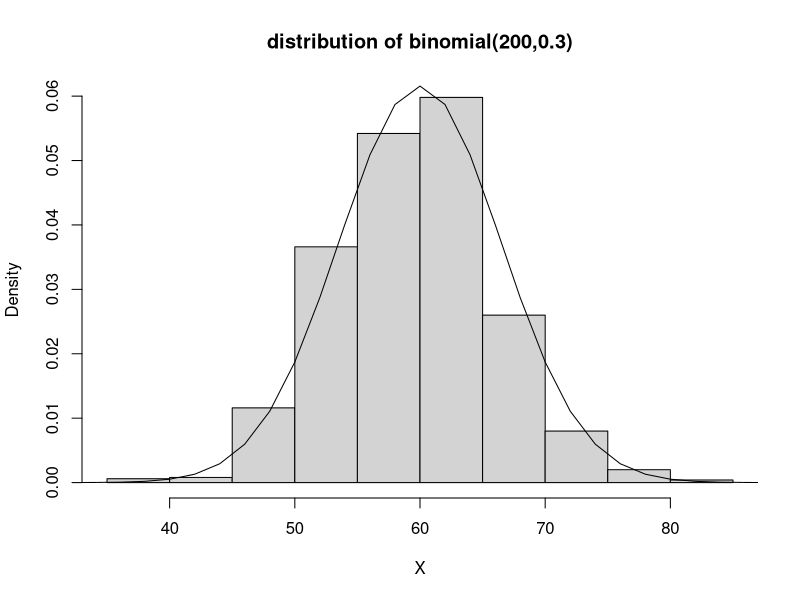
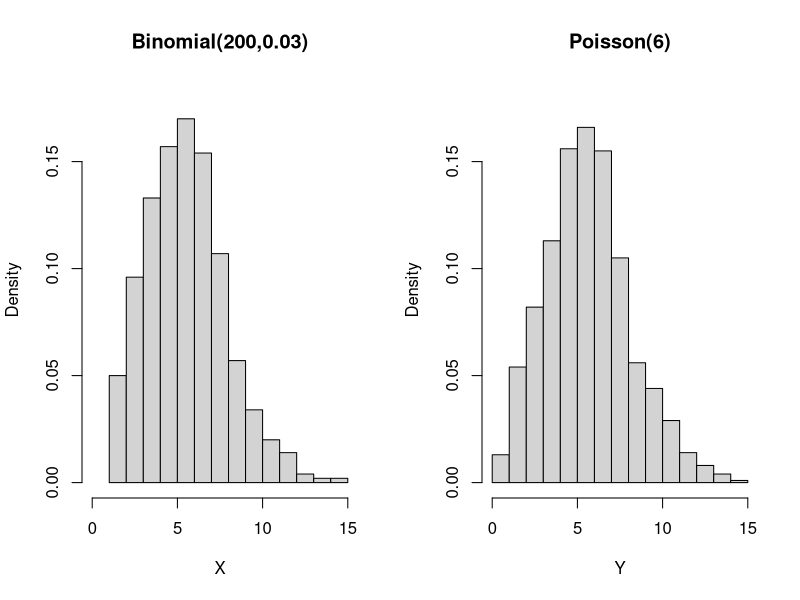
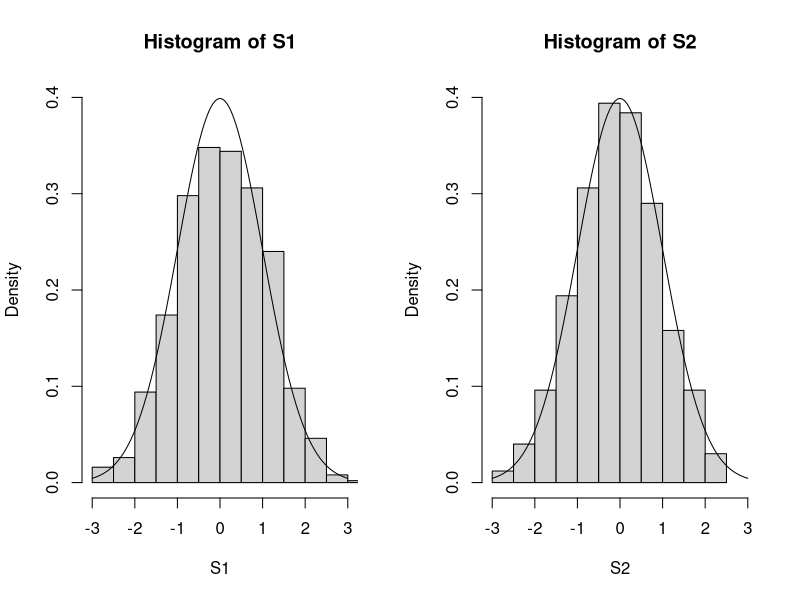
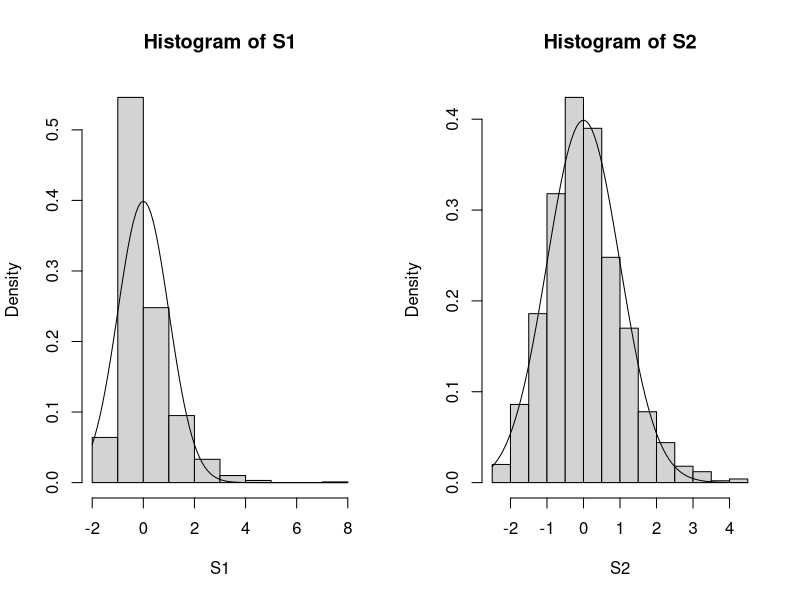
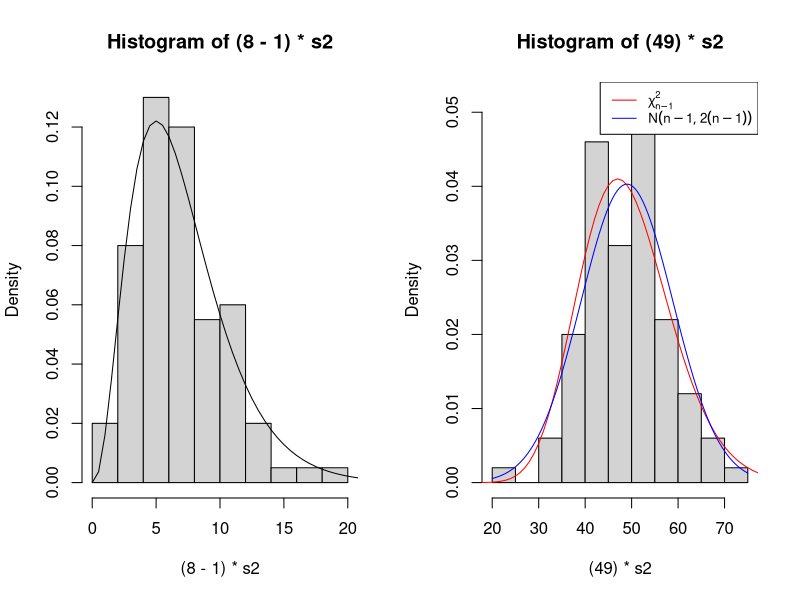
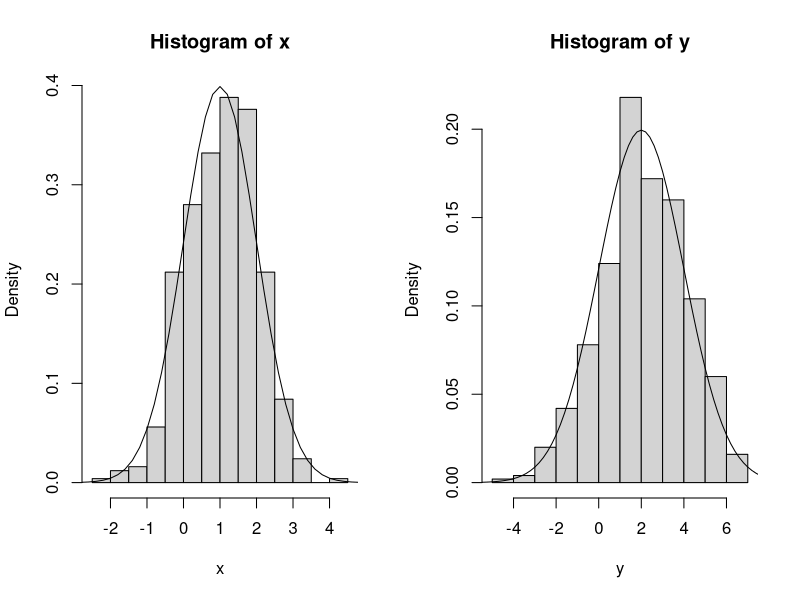
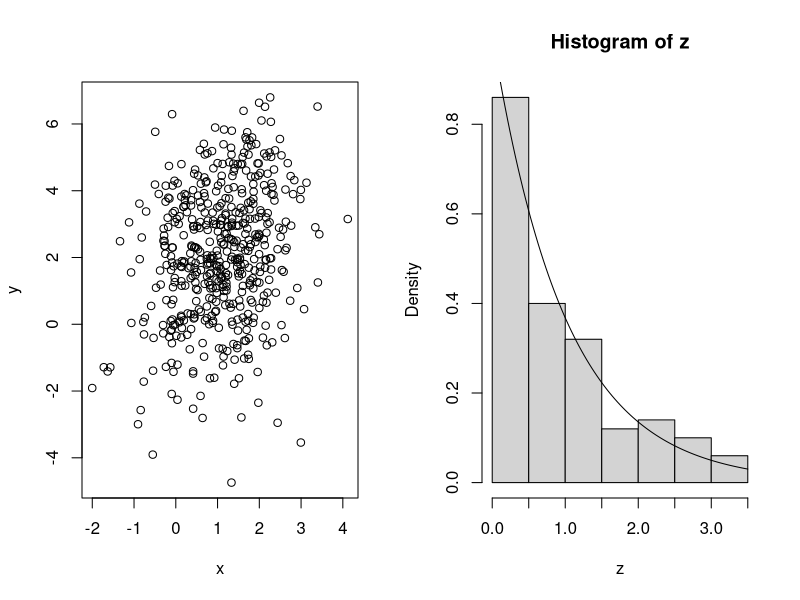
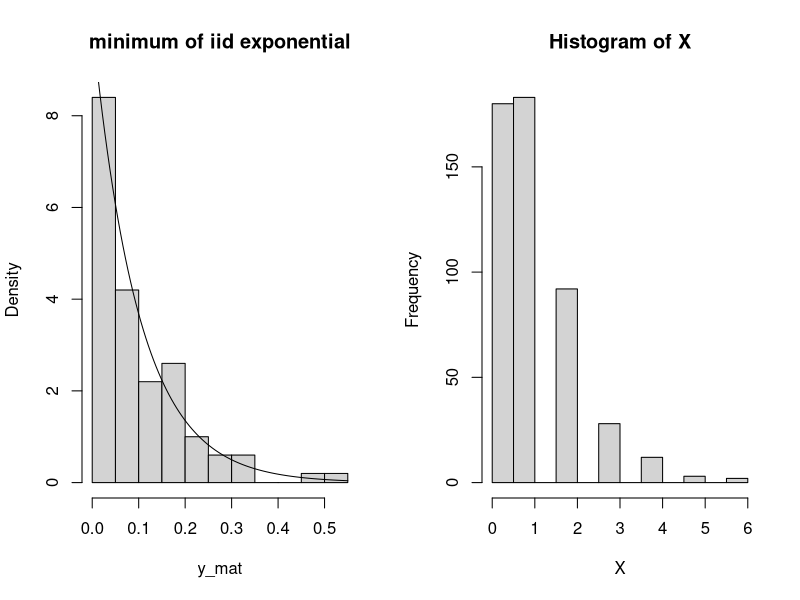

Source code (R) for these figures, in order:
## ---- chunk 1
knitr::opts_chunk$set(echo = TRUE)
## ---- chunk 2
set.seed(4023)

X<-rbinom(1000,200,0.3)
hist(X, prob=TRUE, main="distribution of binomial(200,0.3)")
x_mean<-200*0.3
x_sd<-sqrt(200*0.3*0.7)
curve(dnorm(x,mean=x_mean, sd=x_sd), xlim=c(0,200), add=T)
## ---- chunk 3
pbinom(55,200,0.3)-pbinom(44,200,0.3)
## ---- chunk 4
dbinom(45:55,200,0.3)
sum(dbinom(45:55,200,0.3))
## ---- chunk 5
pnorm(55, mean=x_mean, sd=x_sd) - pnorm(45,mean=x_mean, sd=x_sd) 
## ---- chunk 6
pnorm(55.5, mean=x_mean, sd=x_sd) - pnorm(44.5, mean=x_mean, sd=x_sd)
## ---- chunk 7
set.seed(3023)
par(mfrow=c(1,2))
X<-rbinom(1000,200,0.03)
hist(X, breaks=15, prob=TRUE, xlim=c(0,15), ylim=c(0,0.18), main="Binomial(200,0.03)")
Y<-rpois(1000,6)
hist(Y, breaks=15, prob=TRUE, xlim=c(0,15), ylim=c(0,0.18), main="Poisson(6)")
## ---- chunk 8
pbinom(5,200,0.03)
ppois(5,6)
## ---- chunk 9
pnorm(5,mean=200*0.03,sd=sqrt(200*0.03*0.97))
## ---- chunk 10
set.seed(3023)

n <- 5
k <- 1000

result1 <- rep(0,k)

for (i in 1:k) {
  result1[i] <- sum(runif(n))
}

S1 <- (result1 - 0.5 * n) / sqrt(n * 1 / 12)



# repeating for n=100
n <- 100

result2 <- rep(0, k)
for (i in 1:k) {
  result2[i] <- sum(runif(n))
}

S2 <- (result2 - 0.5 * n) / sqrt(n * 1 / 12
)
## ---- chunk 11
par(mfrow=c(1,2))
hist(S1, prob=TRUE, ylim=c(0,0.4), xlim=c(-3,3))
curve(dnorm(x,mean=0, sd=1),add=T)
hist(S2, prob=TRUE, ylim=c(0,0.4), xlim=c(-3,3))
curve(dnorm(x,mean=0, sd=1),add=T)
## ---- chunk 12
set.seed(3023)


n <- 5
k <- 1000
result1 <- rep(0, k)

for (i in 1:k) {
  result1[i] <- sum(rlnorm(n, meanlog = 0, sdlog = 1))
}

S1 = (result1 - exp(1 / 2) * n) / sqrt(n * (exp(1) - 1) * exp(1))


n <- 100
k <- 1000
result2 <- rep(0, k)

for (i in 1:k) {
  result2[i] <- sum(rlnorm(n, meanlog = 0, sdlog = 1))
}

S2 <- (result2 - exp(1 / 2) * n) / sqrt(n * (exp(1) - 1) * exp(1))


par(mfrow = c(1, 2))
hist(S1, prob = TRUE)
curve(dnorm(x, mean = 0, sd = 1), add = T)
hist(S2, prob = TRUE)
curve(dnorm(x, mean = 0, sd = 1), add = T)
## ---- chunk 13
set.seed(4023)

s2 <- vector()

for (i in 1:100) {
  s2[i] <- # storing the result as the ith element of s2
    var(rnorm(8, mean = 0, sd = 1)) # generating 8 iid N(0,1) RVs and calculating their variance
}
## ---- chunk 14
hist((8-1)*s2, prob=TRUE)
curve(dchisq(x, df = 7), xlim=c(0,50), add=T)
## ---- chunk 15
set.seed(4023)

s2 <- vector() # initialising vector 

for (i in 1:100) {
  s2[i] <- # storing the result as the ith element of s2
    var(rnorm(50, mean = 0, sd = 1)) # generating 50 iid N(0,1) RVs and calculating their variance
}

hist((49)*s2, prob=TRUE)
curve(dchisq(x, df = 49), xlim=c(0,100), add=T, col = "red", lty=1)
curve(dnorm(x, mean = 49, sd = (2*49)**0.5), add = T, col = "blue", lty=1)
legend("topright", legend = c(expression(chi[n-1]^2), expression(N(n-1,2(n-1)))),
       col = c("red", "blue"), lty=1:1, cex=0.8)
## ---- chunk 16
n = 50

# using exact distribution:
1 - pchisq(54, df = n-1) 

# using normal approximation:
1 - pnorm(54, mean = n-1, 
          sd = (2*(n-1))**0.5) # sqrt
## ---- chunk 17
set.seed(4023)
library(MASS)

sigma <- matrix(c(1,0.5,0.5,4),2,2) # specifying the covariance matrix

q2a <- mvrnorm(n = 500, mu = c(1,2), Sigma = sigma)
x <- q2a[,1]
y <- q2a[,2]
## ---- chunk 18
hist(x, prob=TRUE)
curve(dnorm(x, mean = 1, sd = 1), xlim=c(-10,10), add=T)
## ---- chunk 19
hist(y, prob=TRUE)
curve(dnorm(x, mean = 2, sd = 2), xlim=c(-10,10), add=T)
## ---- chunk 20
plot(x,y,
     xlab = "x", ylab = "y")

cor(x,y)
## ---- chunk 21
set.seed(3023)

u <- runif(n = 100)
z <- -1*log(u)

hist(z, freq = FALSE)
curve(dexp(x, rate = 1), add=T)
## ---- chunk 22
set.seed(3023)

x_mat <- 
  rexp(n=100*10, rate = 1) |> matrix(nrow=10, ncol=100)

# we need to take the minimum of each of 10 trials
y_mat <- apply(x_mat, 
               2, # applying over columns (1 if row)
               min)
## ---- chunk 23
# x_mat <- rexp(n=100*10, rate = 1) |> matrix(ncol = 10, nrow = 100)
# y_mat <- apply(x_mat,
#                1,
#                min)
## ---- chunk 24
hist(y_mat, freq = FALSE, main = "minimum of iid exponential")
curve(dexp(x, rate=10), add = TRUE)
## ---- chunk 25
N <- rpois(n=500, lambda = 5)
## ---- chunk 26
X <- rbinom(n=500,
       size = N, # size of trials (n)
       prob = 0.2)
## ---- chunk 27
hist(X)
## ---- chunk 28
table(X)/500
## ---- chunk 29
dpois(min(X):max(X), lambda = 1) |> round(3)
## ---- chunk 30
z <- rnorm(n=100)
u <- z^2

hist(u, freq = FALSE)
curve(dchisq(x, 1), add=TRUE, col="blue")
curve(dgamma(x, shape = 1/2, scale = 2), add=TRUE, col="red", lty=2)
## ---- chunk 31
t <- rt(100, df=5)
f <- t^2

hist(f, freq=FALSE, main="square of t distrib")
curve(df(x, df1=1, df2=5), add = TRUE)
## ---- chunk 32
set.seed(3023)

y <- rf(100, df1=5, df2=2)
w <- 1/y

hist(w, freq=F, main="inverse of an F distrib", ylim=c(0,0.8))
curve(df(x, df1=2, df2=5), add = TRUE)
## ---- chunk 33
z <- rbeta(100, shape1 = 2, shape2 = 1)
v <- 2*z/(4*(1-z))

hist(v, freq=FALSE, ylim=c(0,0.5), main="transformation of beta distribution")
curve(df(x, df1=4, df2=2), add=TRUE)
## ---- chunk 34
set.seed(72357)

q4_sample <- rpois(n = 50, lambda = 1)

# true value of theta:
theta_true <- exp(-1)

# computing MLE estimator
x_bar <- mean(q4_sample)
theta_MLE <- exp(-1*x_bar)

# computing unbiased estimator
Y <- sum(q4_sample==0)
theta2 <- Y/50

# computing estimator theta_3, using question 2
S <- sum(q4_sample)
theta3 <- (1 - (1/50))^S
## ---- chunk 35
set.seed(72357)

lambda_vals <- seq(1, 5, length = 40)
n <- 50  # sample size
N <- 5000  # number of simulation iterations

MSE_MLE <- numeric(length(lambda_vals))
MSE_unbiased <- numeric(length(lambda_vals))
MSE_theta3 <- numeric(length(lambda_vals))

# looping over each lambda value
for (i in 1:length(lambda_vals)) {
  lambda <- lambda_vals[i]
  # initialising vectors to store squared errors for each estimator
  sq_errors_MLE <- numeric(N)
  sq_errors_unbiased <- numeric(N)
  sq_errors_theta3 <- numeric(N)
  
  # inner loop for simulation iterations
  for (j in 1:N) {
    # generating random sample
    sample <- rpois(n, lambda)
    
    # computing true theta
    true_theta <- exp(-lambda)
    
    ## (similar to question 4)
    
    # MLE estimator
    X_bar <- mean(sample)
    theta_MLE <- exp(-X_bar)
    sq_errors_MLE[j] <- (theta_MLE - true_theta)^2
    
    # unbiased estimator
    Y <- sum(sample == 0)
    theta2 <- Y / n
    sq_errors_unbiased[j] <- (theta2 - true_theta)^2
    
    # estimator theta3
    S <- sum(sample)
    theta3 <- (1 - 1/n)^S
    sq_errors_theta3[j] <- (theta3 - true_theta)^2
  }
  
  # computing average squared errors for each estimator
  MSE_MLE[i] <- mean(sq_errors_MLE)
  MSE_unbiased[i] <- mean(sq_errors_unbiased)
  MSE_theta3[i] <- mean(sq_errors_theta3)
}
## ---- chunk 36
# Plot the MSEs
yrange <- range(c(MSE_MLE, MSE_unbiased, MSE_theta3))
plot(lambda_vals, MSE_MLE, type = 'l', col = 'orange', ylim = yrange, ylab = 'Average Squared Error', xlab = 'Lambda', main = "Empirical MSEs")
lines(lambda_vals, MSE_unbiased, col = 'blue')
lines(lambda_vals, MSE_theta3, col = 'darkgreen')
legend('topright', legend = c('MLE', 'Unbiased', 'Theta3'), col = c('orange', 'blue', 'darkgreen'), lty = 1) 
## ---- chunk 37
set.seed(72357)

# calculating the CRLB for each lambda value
CRLB <- (1/n) * lambda_vals * exp(-2 * lambda_vals)

# calculating the ratio of MSE to CRLB for the MLE and theta3 estimators
MSE_to_CRLB_MLE <- MSE_MLE / CRLB
MSE_to_CRLB_theta3 <- MSE_theta3 / CRLB

plot(lambda_vals, MSE_to_CRLB_MLE, type = 'l', col = 'orange', ylim = range(c(MSE_to_CRLB_MLE, MSE_to_CRLB_theta3)), 
     ylab = 'Ratio of MSE to CRLB', xlab = 'Lambda', main = 'MSE to CRLB Ratios')
lines(lambda_vals, MSE_to_CRLB_theta3, col = 'darkgreen')
legend('topright', legend = c('MLE', 'Theta3'), col = c('orange', 'darkgreen'), lty = 1)
## ---- chunk 38
# both are equiv bc gamma with shape 1 is exp
a = qgamma(0.025, shape=1)
a = qexp(0.025)
a

b = qexp(1-0.025)
b
## ---- chunk 39
th = (250:1500)/1000 

# a_vals = qgamma(0.025, shape=1/th)
# b_vals = qgamma(1-0.025, shape=1/th)

power <- pexp(a, 1/th) + 1 - pexp(b, 1/th)

# power_theta = a_vals + b_vals

plot(x=th, y=power, type="l")
abline(h=0.05, lty=2)
## ---- chunk 40
fn <- function(c, alpha) {
  c*exp(-1*c) + (log(alpha - 1 + exp(-1*c)))*(alpha - 1 + exp(-1*c))
}
## ---- chunk 41
eps = 1e-5
uniroot(fn, lower=0, upper = qexp(0.05)-eps, alpha=0.05) # solving eqn to return c
## ---- chunk 42
expon.umpu = function(alpha) {
  eps = 1e-5
  c <- uniroot(fn, lower=0, upper = qexp(0.05)-eps, alpha=0.05)$root
  upper.tail = alpha - (1 - exp(-c))
  d = -log(upper.tail)
  list(c=c, d=d)
}

expon.umpu(0.05)
## ---- chunk 43
th=(250:1500)/1000
power=pexp(a,1/th) + 1-pexp(b,1/th)
plot(th,power,type="l",main="Testing for an exponential mean")
       abline(h=.05,lty=2)


umpu=expon.umpu(.05)
umpu.power=pexp(umpu$c,1/th) + 1-pexp(umpu$d,1/th)
lines(th,umpu.power,col="red")
legend("top",leg=c("Power of equal-tailed test","Power of UMPU test"),
        col=c("black","red"),lty=c(1,1))
## ---- chunk 44
gamma.root = function(c, n, alpha) {
  lower = pgamma(c, shape = n, scale = 1) # cdf at c to give lower tail 
  d = qgamma(1 - (alpha - lower), shape = n, scale = 1) # finding d given c
  # LHS of the 2nd condition and returning its diff from alpha
  pgamma(c, shape = (n + 1), scale = 1) + 1 - pgamma(d, shape = (n + 1), scale = 1) - alpha
  }

eps = 1e-8
upper = qgamma(0.05, shape = 5, scale = 1) - eps

uniroot(gamma.root, lower = 0, upper = upper, n = 5, alpha = 0.05)
## ---- chunk 45
gamma.umpu = function(alpha,n) {
    eps=1e-8
    upper=qgamma(alpha,shape=n,scale=1)-eps
    c=uniroot(gamma.root,lower=0,upper=upper,n=n,alpha=alpha)$root
    lower=pgamma(c,shape=n,scale=1)
    d=qgamma(1-(alpha-lower),shape=n,scale=1)
    list(c=c,d=d)
}
     
gamma.umpu(.05,5)
## ---- chunk 46
gu=gamma.umpu(.05,5) # critical values
g.power=pgamma(gu$c,shape=5,scale=th)+1-pgamma(gu$d,shape=5,scale=th) # computing power

plot(th,g.power,type="l",ylim=c(0,1))
abline(h=.05,lty=2)

gu$c
gu$d
## ---- chunk 47
set.seed(3023)
x = rexp(25, 1)
## ---- chunk 48
minus.logL <- function(log.alpha, mu, data) {
  -sum(dgamma(data, shape = exp(log.alpha), scale = mu/exp(log.alpha), log=TRUE))
}

alpha_vals = c(-1,0,1)

minus.logL(-1, 1, x)
minus.logL(0, 1, x)
minus.logL(1, 1, x)
## ---- chunk 49
fit <- optim(log(sd(x)), minus.logL, mu=1, data = x, method="BFGS")
fit
## ---- chunk 50
initial_guess <- log(sd(x)*sqrt(mean(x)))

fit <- optim(initial_guess, minus.logL, mu=1, data = x, method="BFGS")
fit
## ---- chunk 51
glrt.stat = function(x, mu0) {
  fit0 <- optim(log(sd(x)), minus.logL, mu=1, data = x, method="BFGS")
  
  initial_guess <- log(sd(x)*sqrt(mean(x)))
  fit1 <- optim(initial_guess, minus.logL, mu=1, data = x, method="BFGS")
  
  stat = fit0$value-fit1$value
  stat
}

glrt.stat(x,1)
## ---- chunk 52
# WRONG FOR SOME REASON

set.seed(3023)

sim.stats <- 0
n <- 25
B <- 10000

for (i in 1:B) {
  x <- rexp(25, 1)
  sim.stats[i] <- glrt.stat(x,1)
}

hist(2*sim.stats, freq = FALSE, n=40)
curve(dchisq(x, df=1), add = TRUE)
## ---- chunk 53

